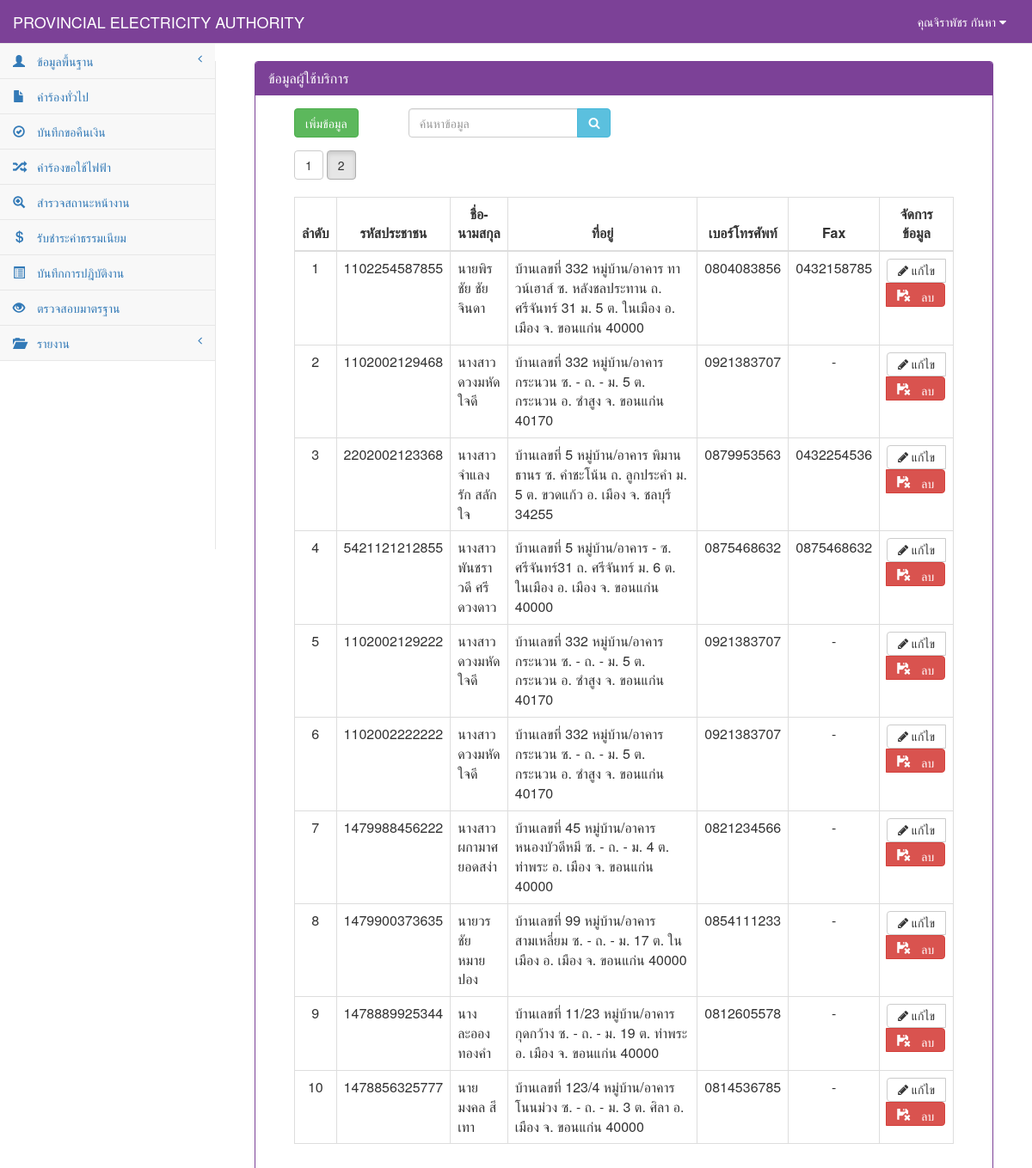
Page /customer_show.php (signed in) on the committed database.
### tables this page shows
CREATE TABLE `tb_user` (
  `user_id` char(13) NOT NULL,
  `user_code` char(13) NOT NULL,
  `user_first` int(1) NOT NULL,
  `user_name` varchar(50) NOT NULL,
  `user_last` varchar(50) NOT NULL,
  `user_add` text NOT NULL,
  `user_tel` char(10) NOT NULL,
  `user_pos` int(1) NOT NULL,
  `user_pass` varchar(12) NOT NULL,
  PRIMARY KEY  (`user_id`)
);

CREATE TABLE `tb_customer` (
  `cus_id` char(13) NOT NULL,
  `cus_first` int(2) NOT NULL,
  `cus_name` varchar(50) NOT NULL,
  `cus_type` varchar(30) NOT NULL,
  `cus_code` char(9) NOT NULL,
  `cus_tax` char(13) NOT NULL,
  `cus_homeid` varchar(20) NOT NULL,
  `cus_number` varchar(20) NOT NULL,
  `cus_village` varchar(20) NOT NULL,
  `cus_room` varchar(10) NOT NULL,
  `cus_floor` varchar(5) NOT NULL,
  `cus_alley` varchar(50) NOT NULL,
  `cus_alleyway` varchar(50) NOT NULL,
  `cus_road` varchar(50) NOT NULL,
  `cus_vilno` varchar(2) NOT NULL,
  `cus_district` varchar(30) NOT NULL,
  `cus_canton` varchar(30) NOT NULL,
  `cus_province` varchar(30) NOT NULL,
  `cus_post` varchar(10) NOT NULL,
  `cus_tel` char(10) NOT NULL,
  `cus_fax` char(10) NOT NULL,
  `cus_email` varchar(30) NOT NULL,
  PRIMARY KEY  (`cus_id`)
);

### connect_db.php (called while the page is built, shortened)
<?php
$dbname="pea";
$limit=10;
?>

### customer_show.php (the view, shortened to what this page needs)
<?php
include "connect_db.php";
?>
<!DOCTYPE html>
<html>
<head>
    <link href="vendor/bootstrap/css/bootstrap.css" rel="stylesheet">
    <link href="vendor/metisMenu/metisMenu.css" rel="stylesheet">
    <link href="dist/css/sb-admin-2.css" rel="stylesheet">
    <link href="vendor/font-awesome/css/font-awesome.css" rel="stylesheet" type="text/css">
</head>
<body>
<?php include "header.php";?>
<?php
    include"sidebar.php";
?>
    <div id="page-wrapper">
        <div class="col-sm-12 ">
            <div class="panel panel-primary">
                <div class="panel-heading">
                    <h2 class="panel-title">ข้อมูลผู้ใช้บริการ</h2>
                </div>
            <div class="panel-body">
            <div class="col-sm-12">
            <div class="col-sm-2">
                    <a href="customer_add.php"><input type="button" value="เพิ่มข้อมูล" class="btn  btn-success"></a>
            </div>
            <div class="col-sm-4">
                <form name="frmSearch" method="POST">
                    <div class="form-group input-group">
                        <input type="search" name="search" class="form-control" placeholder="ค้นหาข้อมูล">
                        <span class="input-group-btn">
                            <button class="btn btn-info" type="submit" style="height:34px;"><i class="fa fa-search"></i></button>
                        </span>
                    </div>
                </form>
            </div>
            <div class="col-sm-12">
                <div class="table-responsive">
                    <?php
                        $sql_all_rows="select * from tb_customer order by cus_id";
                        $result_all_rows=mysql_db_query($dbname,$sql_all_rows);
                        $rows=mysql_num_rows($result_all_rows);
                        $total_page=ceil($rows/$limit);
                        if($_GET[start]==""){ $start="1"; }else{ $start=$_GET[start]; }
                    ?>
                    <?php
                    for($i=1;$i<=$total_page;$i++){
                            if($start==$i){
                                    echo "<a href='customer_show.php?start=".$i."&limit=".$limit."'><button class='btn btn-default '>".$i."</button></a>&nbsp;";
                            }else{
                                    echo "<a href='customer_show.php?start=".$i."&limit=".$limit."' c><button class='btn btn-default active'>".$i."</button></a>&nbsp;";
                            }
                    }
                    ?> <br><br>
                    <table width="100%" class="table table-bordered table-hover">
                        <thead>
                            <tr>
                                <th class=" text-center" >ลำดับ</th>
                                <th class=" text-center" >รหัสประชาชน</th>
                                <th class=" text-center" >ชื่อ-นามสกุล</th>
                                <th class=" text-center" >ที่อยู่</th>
                                <th class=" text-center" >เบอร์โทรศัพท์</th>
                                <th class=" text-center" >Fax</th>
                                <th class=" text-center">จัดการข้อมูล</th>
                            </tr>
                        </thead>
                            <tbody>
                            <?php
                                $n=0;
                                if($_GET[start]=="" || $_GET[start]=="1"){
                                        $page="0";
                                }else{
                                        $page=($_GET[start]-1)*$limit;
                                }
                                $sql="select * from tb_customer where cus_id like '%".$_POST[search]."%' or cus_name like '%".$_POST[search]."%'  limit $page,$limit ";
                                $result=mysql_db_query($dbname,$sql);
                                    if(mysql_num_rows($result)>0){
                                        while($array=mysql_fetch_array($result)){
                                            $n++;
                                            if($array[cus_first]==0){
                                                $first="นาย";
                                            }elseif($array[cus_first]==1){
                                                $first="นาง";
                                            }else{
                                               $first="นางสาว";
                                            }
                            ?>
                                    <tr>
                                        <td class="text-center"><?=$n?></td>
                                            <td><?=$array[cus_id]?></td>
                                            <td><?=$first?><?=$array[cus_name]?></td>
                                            <td width="300px">บ้านเลขที่ <?=$array[cus_number]?> หมู่บ้าน/อาคาร <?=$array[cus_village]?> ซ. <?=$array[cus_alleyway]?> ถ. <?=$array[cus_road]?> ม. <?=$array[cus_vilno]?> ต. <?=$array[cus_district]?> อ. <?=$array[cus_canton]?> จ. <?=$array[cus_province]?> <?=$array[cus_post]?>
                                            </td>
                                            <td class="text-center"><?=$array[cus_tel]?></td>
                                            <td class="text-center"><?=$array[cus_fax]?></td>
                                            <td align="center">
                                                <div class="btn-group">
                                                    <a class="btn btn-default" href="customer_add.php?id=<?=$array[cus_id]?>&mode=edit" title="แก้ไข"><i class="fa fa-pencil"> แก้ไข</i></a>
                                                    <a class="btn btn-danger" onclick="return confirm('คุณต้องการลบข้อมูลนี้ ?')" href="customer_save.php?id=<?=$array[cus_id]?>&mode=del" ><span class="glyphicon glyphicon-floppy-remove"> ลบ</span></a>
                                                </div>
                                            </td>
                                    </tr>
                                    <?php
                                        }
                                            }else{
                                    ?>
                                    <tr><td colspan="6" align="center">ไม่พบข้อมูล</td></tr>
                                    <?
                                            }
                                    ?>
                            </tbody>
                    </table>
                </div>
            </div>
        </div>
        </div>
        </div>
    </div>
</div>
</body>
</html>

### header.php (shortened to what this page needs)
<?php
$sqluser="select *from tb_user where user_id='".$_SESSION[loginid]."'";
$reuser=mysql_db_query($dbname,$sqluser);
$user=mysql_fetch_array($reuser);
?>
<nav style="background-color:#7c4197;" class="navbar navbar-default navbar-static-top" role="navigation" style="margin-bottom: 0" >
            <div class="navbar-header" >
                <a class="navbar-brand" style="color: White" href="index.php">PROVINCIAL ELECTRICITY AUTHORITY</a>
            </div>
            <ul class="nav navbar-top-links navbar-right" >
                 <li class="dropdown">
                     <a style="color: White" class="dropdown-toggle" data-toggle="dropdown" href="#">
                        คุณ<?=$user[user_name]?> <?=$user[user_last]?>
                        <i class="fa fa-caret-down"></i>
                    </a>
                </li>
            </ul>

### rows in the picture
tb_user: user_name "จิราพัชร", user_last "กันหา"
tb_customer: cus_id "1102254587855", cus_first "นาย", cus_name "พิรชัย ชัยจินดา", cus_number "332", cus_village "ทาวน์เฮาส์", cus_alleyway "หลังชลประทาน", cus_road "ศรีจันทร์ 31", cus_vilno "5", cus_district "ในเมือง", cus_canton "เมือง", cus_province "ขอนแก่น", cus_post "40000", cus_tel "0804083856", cus_fax "0432158785"
tb_customer: cus_id "1102002129468", cus_first "นางสาว", cus_name "ดวงมหัด ใจดี", cus_number "332", cus_village "กระนวน", cus_alleyway "-", cus_road "-", cus_vilno "5", cus_district "กระนวน", cus_canton "ซำสูง", cus_province "ขอนแก่น", cus_post "40170", cus_tel "0921383707", cus_fax "-"
tb_customer: cus_id "2202002123368", cus_first "นางสาว", cus_name "จำแลงรัก สลักใจ", cus_number "5", cus_village "พิมานธานร", cus_alleyway "คำชะโน้น", cus_road "ลูกประคำ", cus_vilno "5", cus_district "ขวดแก้ว", cus_canton "เมือง", cus_province "ชลบุรี", cus_post "34255", cus_tel "0879953563", cus_fax "0432254536"
tb_customer: cus_id "5421121212855", cus_first "นางสาว", cus_name "พันชราวดี ศรีดวงดาว", cus_number "5", cus_village "-", cus_alleyway "ศรีจันทร์31", cus_road "ศรีจันทร์", cus_vilno "6", cus_district "ในเมือง", cus_canton "เมือง", cus_province "ขอนแก่น", cus_post "40000", cus_tel "0875468632", cus_fax "0875468632"
tb_customer: cus_id "1102002129222", cus_first "นางสาว", cus_name "ดวงมหัด ใจดี", cus_number "332", cus_village "กระนวน", cus_alleyway "-", cus_road "-", cus_vilno "5", cus_district "กระนวน", cus_canton "ซำสูง", cus_province "ขอนแก่น", cus_post "40170", cus_tel "0921383707", cus_fax "-"
tb_customer: cus_id "1102002222222", cus_first "นางสาว", cus_name "ดวงมหัด ใจดี", cus_number "332", cus_village "กระนวน", cus_alleyway "-", cus_road "-", cus_vilno "5", cus_district "กระนวน", cus_canton "ซำสูง", cus_province "ขอนแก่น", cus_post "40170", cus_tel "0921383707", cus_fax "-"
tb_customer: cus_id "1479988456222", cus_first "นางสาว", cus_name "ผกามาศ ยอดสง่า", cus_number "45", cus_village "หนองบัวดีหมี", cus_alleyway "-", cus_road "-", cus_vilno "4", cus_district "ท่าพระ", cus_canton "เมือง", cus_province "ขอนแก่น", cus_post "40000", cus_tel "0821234566", cus_fax "-"
tb_customer: cus_id "1479900373635", cus_first "นาย", cus_name "วรชัย หมายปอง", cus_number "99", cus_village "สามเหลี่ยม", cus_alleyway "-", cus_road "-", cus_vilno "17", cus_district "ในเมือง", cus_canton "เมือง", cus_province "ขอนแก่น", cus_post "40000", cus_tel "0854111233", cus_fax "-"
tb_customer: cus_id "1478889925344", cus_first "นาง", cus_name "ละออง ทองคำ", cus_number "11/23", cus_village "กุดกว้าง", cus_alleyway "-", cus_road "-", cus_vilno "19", cus_district "ท่าพระ", cus_canton "เมือง", cus_province "ขอนแก่น", cus_post "40000", cus_tel "0812605578", cus_fax "-"
tb_customer: cus_id "1478856325777", cus_first "นาย", cus_name "มงคล สีเทา", cus_number "123/4", cus_village "โนนม่วง", cus_alleyway "-", cus_road "-", cus_vilno "3", cus_district "ศิลา", cus_canton "เมือง", cus_province "ขอนแก่น", cus_post "40000", cus_tel "0814536785", cus_fax "-"
